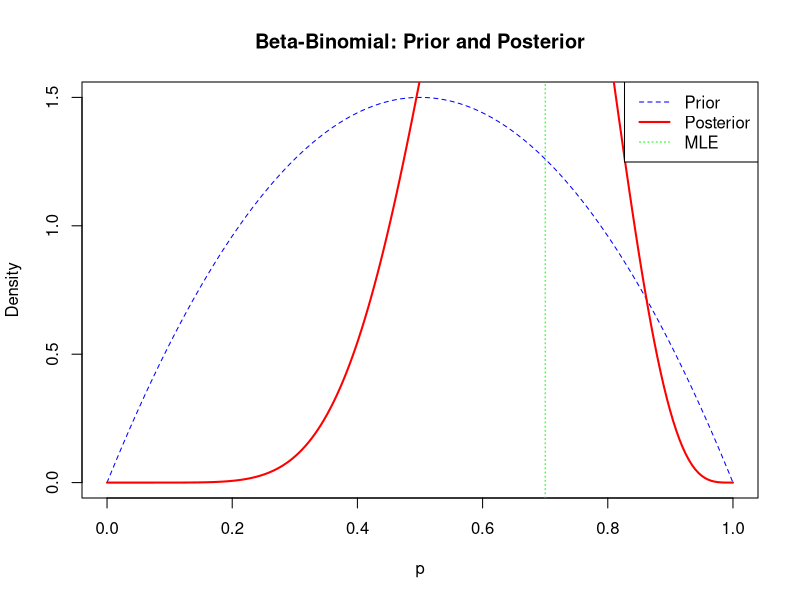
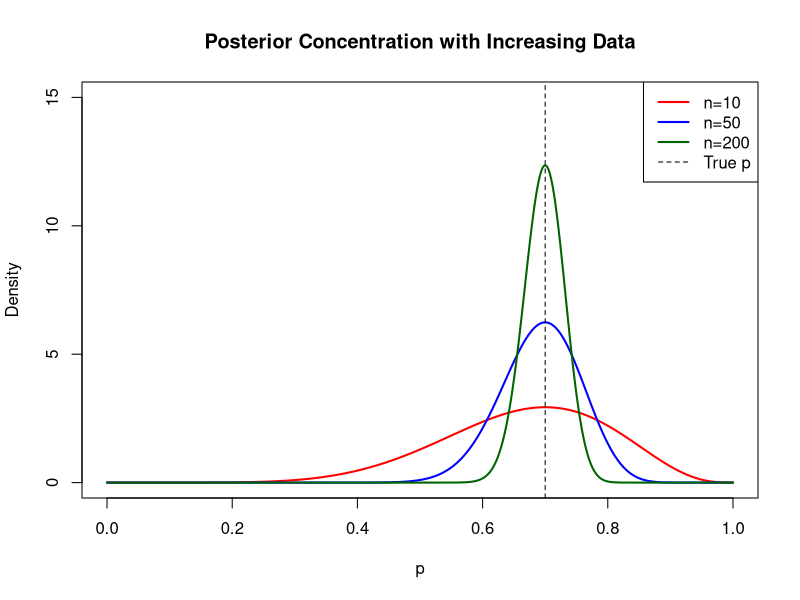
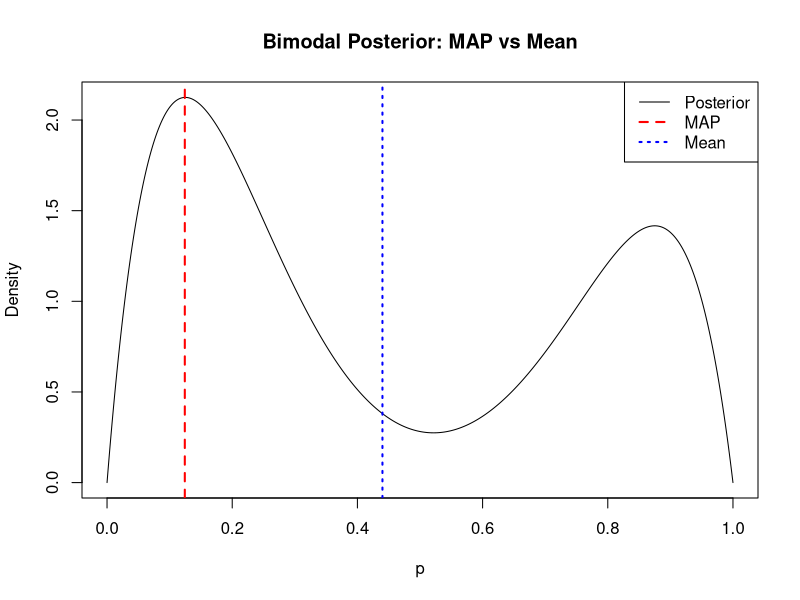
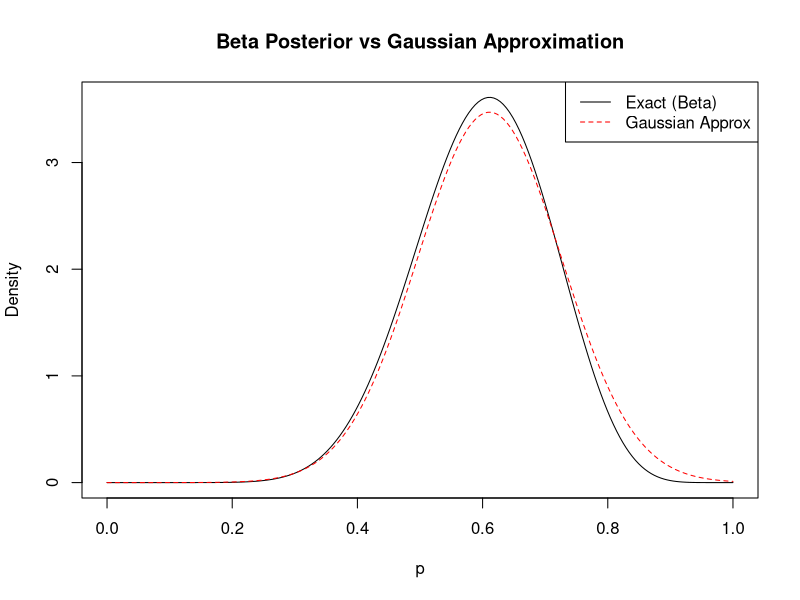

Write the R code that produced these figures, in order.
## ---- chunk 1
# Example: Coin flipping
# Prior: Beta(2, 2) - slightly biased toward fairness
# Data: 7 heads out of 10 flips

alpha_prior <- 2
beta_prior <- 2
k <- 7  # heads
n <- 10  # total flips

# Posterior
alpha_post <- alpha_prior + k
beta_post <- beta_prior + n - k

cat("Posterior: Beta(", alpha_post, ",", beta_post, ")\n")

# Plot prior and posterior
p <- seq(0, 1, length.out = 200)
prior <- dbeta(p, alpha_prior, beta_prior)
posterior <- dbeta(p, alpha_post, beta_post)

plot(p, prior, type = "l", col = "blue", lty = 2,
     ylab = "Density", xlab = "p",
     main = "Beta-Binomial: Prior and Posterior")
lines(p, posterior, col = "red", lwd = 2)
abline(v = k/n, col = "green", lty = 3)  # MLE (sample proportion)
legend("topright", legend = c("Prior", "Posterior", "MLE"),
       col = c("blue", "red", "green"), lty = c(2, 1, 3), lwd = c(1, 2, 1))
## ---- chunk 2
# Show how posterior concentrates as n increases
p <- seq(0, 1, length.out = 1000)
true_p <- 0.7
n_values <- c(10, 50, 200)

# Uniform prior
alpha <- 1
beta <- 1

colors <- c("red", "blue", "darkgreen")
plot(0, 0, xlim = c(0, 1), ylim = c(0, 15), type = "n",
     xlab = "p", ylab = "Density",
     main = "Posterior Concentration with Increasing Data")

for (i in seq_along(n_values)) {
  n <- n_values[i]
  k <- round(true_p * n)
  posterior <- dbeta(p, alpha + k, beta + n - k)
  lines(p, posterior, col = colors[i], lwd = 2)
}
abline(v = true_p, col = "black", lty = 2)
legend("topright", legend = c(paste0("n=", n_values), "True p"),
       col = c(colors, "black"), lty = c(1, 1, 1, 2), lwd = c(2, 2, 2, 1))
## ---- chunk 3
# Calculate posterior statistics
alpha <- 7   # from Beta(7, 5) posterior
beta <- 5

# Posterior mean
post_mean <- alpha / (alpha + beta)
cat("Posterior mean:", post_mean, "\n")

# Posterior mode
post_mode <- (alpha - 1) / (alpha + beta - 2)
cat("Posterior mode (MAP):", post_mode, "\n")

# Posterior variance
post_var <- alpha * beta / ((alpha + beta)^2 * (alpha + beta + 1))
cat("Posterior variance:", post_var, "\n")
cat("Posterior std:", sqrt(post_var), "\n")
## ---- chunk 4
# Example where MAP and mean differ
# Bimodal posterior
p <- seq(0, 1, length.out = 500)
posterior <- 0.6 * dbeta(p, 2, 8) + 0.4 * dbeta(p, 8, 2)

# Normalize
posterior <- posterior / sum(posterior) * length(p)

# Find MAP
map_idx <- which.max(posterior)
map_estimate <- p[map_idx]

# Approximate mean
mean_estimate <- sum(p * posterior) / sum(posterior)

plot(p, posterior, type = "l", ylab = "Density",
     main = "Bimodal Posterior: MAP vs Mean")
abline(v = map_estimate, col = "red", lty = 2, lwd = 2)
abline(v = mean_estimate, col = "blue", lty = 3, lwd = 2)
legend("topright", legend = c("Posterior", "MAP", "Mean"),
       col = c("black", "red", "blue"), lty = c(1, 2, 3), lwd = c(1, 2, 2))
## ---- chunk 5
# Gaussian approximation for Beta posterior
alpha <- 12
beta <- 8
n <- alpha + beta - 2  # effective sample size
k <- alpha - 1

# MAP
map <- (alpha - 1) / (alpha + beta - 2)

# Approximate variance (inverse Fisher information)
# For Bernoulli: var ≈ p(1-p)/n
approx_var <- map * (1 - map) / n

p <- seq(0, 1, length.out = 200)
exact <- dbeta(p, alpha, beta)
gaussian_approx <- dnorm(p, mean = map, sd = sqrt(approx_var))

plot(p, exact, type = "l", ylab = "Density",
     main = "Beta Posterior vs Gaussian Approximation")
lines(p, gaussian_approx, col = "red", lty = 2)
legend("topright", legend = c("Exact (Beta)", "Gaussian Approx"),
       col = c("black", "red"), lty = c(1, 2))
